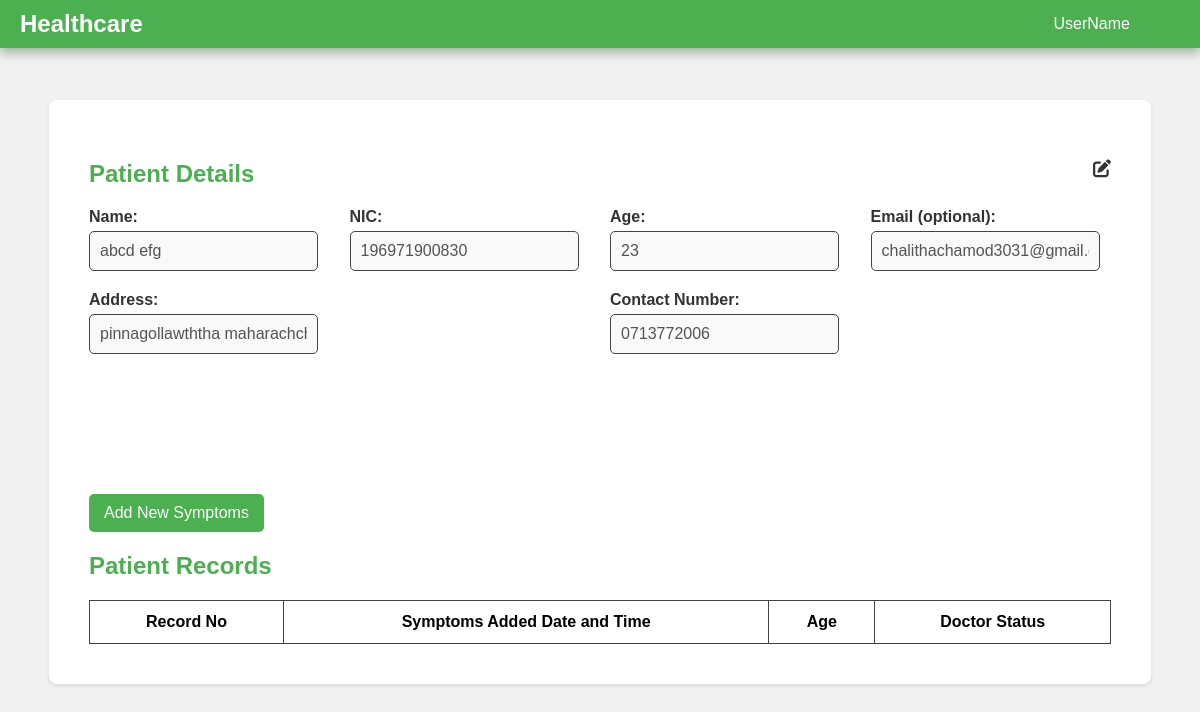
Before: /reception/profile-view.php?p_id=2 with the older database file.
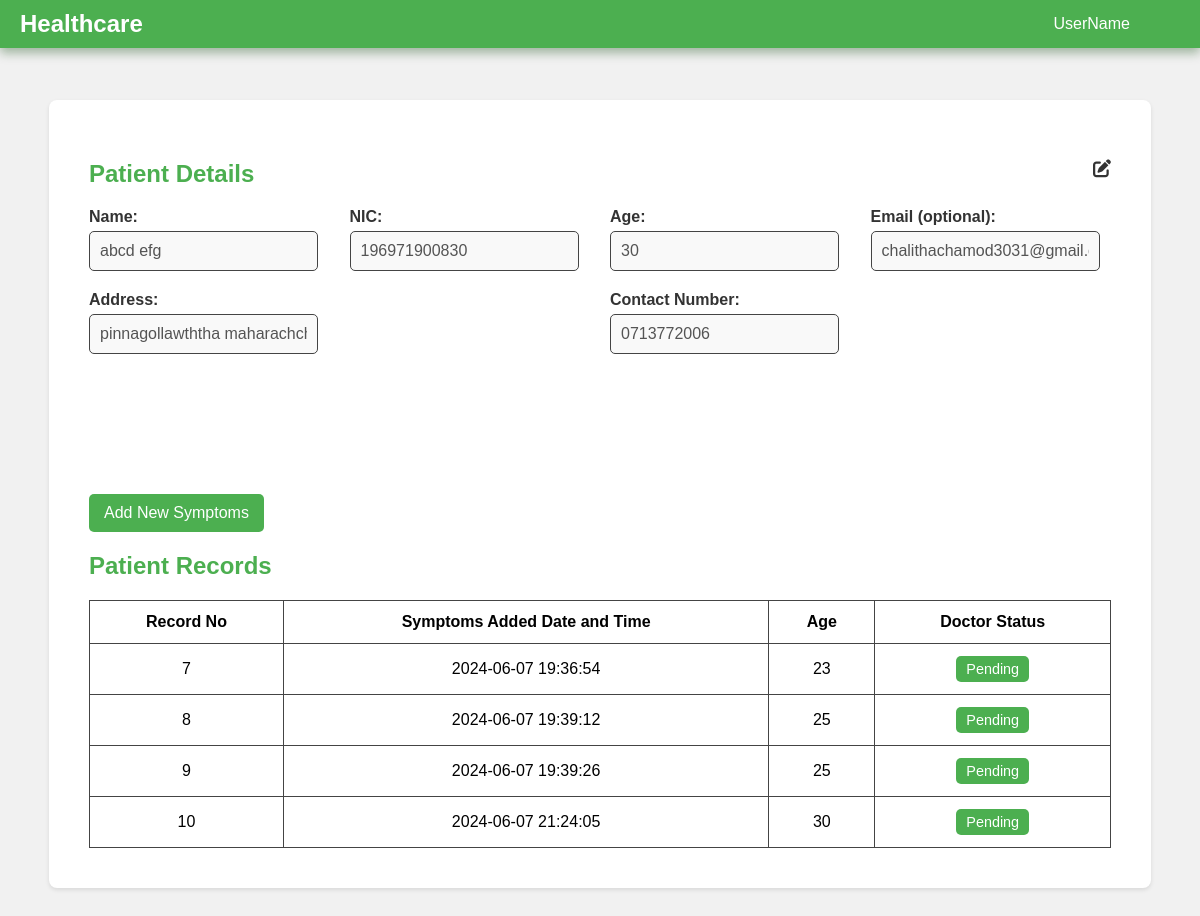
After: the same page with the newer database file.
### tables this page shows
CREATE TABLE IF NOT EXISTS `registered_patients` (
  `p_id` int NOT NULL AUTO_INCREMENT,
  `name` varchar(50) DEFAULT NULL,
  `mobile` varchar(12) DEFAULT NULL,
  `email` varchar(50) DEFAULT NULL,
  `id_num` varchar(20) DEFAULT NULL,
  `address` text,
  `age` int DEFAULT NULL,
  `register_date` datetime DEFAULT NULL,
  `reception_id` varchar(50) DEFAULT NULL,
  PRIMARY KEY (`p_id`),
  KEY `FK_register_patients_register_reception` (`reception_id`),
  CONSTRAINT `FK_register_patients_register_reception` FOREIGN KEY (`reception_id`) REFERENCES `registered_reception` (`id_num`)
);

CREATE TABLE IF NOT EXISTS `patients_details` (
  `id` int NOT NULL AUTO_INCREMENT,
  `patients_id` int DEFAULT NULL,
  `reception_id` varchar(50) DEFAULT NULL,
  `symptoms` text,
  `Prescriptions` text,
  `doctor_id` varchar(50) DEFAULT NULL,
  `age` int DEFAULT NULL,
  `symptoms_date` datetime DEFAULT NULL,
  PRIMARY KEY (`id`),
  KEY `FK_patients_details_register_patients` (`patients_id`),
  KEY `FK_patients_details_register_reception` (`reception_id`),
  KEY `FK_patients_details_registered_doctor` (`doctor_id`),
  CONSTRAINT `FK_patients_details_register_patients` FOREIGN KEY (`patients_id`) REFERENCES `registered_patients` (`p_id`),
  CONSTRAINT `FK_patients_details_register_reception` FOREIGN KEY (`reception_id`) REFERENCES `registered_reception` (`id_num`),
  CONSTRAINT `FK_patients_details_registered_doctor` FOREIGN KEY (`doctor_id`) REFERENCES `registered_doctor` (`id_num`)
);

### connection.php (called while the page is built, shortened)
<?php
class Database
{
    public static $connection;
    public static function SetUpConnection()
    {
        if (!isset(Database::$connection)) {
            Database::$connection = new mysqli("localhost", "root", "Chalithac*#3031", "healthcare", "3306");
        }
    }
    public static function search($q)
    {
        return Database::$connection->query($q);
    }
}

### reception/profile-view.php (the view, shortened to what this page needs)
<?php
require_once "../connection.php";
$patient_id = $_GET["p_id"];
?>
<!DOCTYPE html>
<html lang="en">
<head>
    <link rel="stylesheet" href="../assets/css/common.css">
    <link rel="stylesheet" href="../assets/css/header.css">
    <link rel="stylesheet" href="../assets/css/profile-view.css">
    <link rel="stylesheet" href="https://cdnjs.cloudflare.com/ajax/libs/font-awesome/6.5.2/css/all.min.css" />
</head>
<body>
    <header class="header">
        <div class="logo">Healthcare</div>
        <div class="header-username">UserName</div>
    </header>
    <div class="container">
        <div class="profile-details">
            <div class="detail-heading">
                <h2>Patient Details</h2>
                <i class="fa-solid fa-pen-to-square"></i>
            </div>
            <?php
            $patientResultSet = Database::search("SELECT * FROM `registered_patients` WHERE `p_id` = '" . $patient_id . "'");
            $patientCount = $patientResultSet->num_rows;
            if ($patientCount == 1) {
                $patientResult = $patientResultSet->fetch_assoc();
            ?>
                <div class="form-row">
                    <div class="form-group">
                        <label>Name:</label>
                        <input class="profile-inputs" type="text" id="name" name="name" value="<?php echo $patientResult["name"]; ?>" disabled required>
                    </div>
                    <div class="form-group">
                        <label>NIC:</label>
                        <input class="profile-inputs" type="text" id="nic" name="nic" value="<?php echo $patientResult["id_num"]; ?>" disabled required>
                    </div>
                    <div class="form-group">
                        <label>Age:</label>
                        <input class="profile-inputs" type="number" id="age" name="age" value="<?php echo $patientResult["age"]; ?>" disabled required>
                    </div>
                    <div class="form-group">
                        <label>Email (optional):</label>
                        <input class="profile-inputs" type="email" id="email" name="email" value="<?php echo $patientResult["email"]; ?>" disabled>
                    </div>
                    <div class="form-group">
                        <label>Address:</label>
                        <input class="profile-inputs" type="text" id="address" name="address" value="<?php echo $patientResult["address"]; ?>" disabled required>
                    </div>
                    <div class="form-group">
                        <label>Contact Number:</label>
                        <input class="profile-inputs" type="text" id="contact" name="contact" value="<?php echo $patientResult["mobile"]; ?>" disabled required>
                    </div>
                </div>
            <?php
            }
            ?>
        </div>
        <div class="symptoms-table-container">
            <button onclick="showPopup('add-symptoms-popup')" class="add-symptoms-btn">Add New Symptoms</button>
            <h2>Patient Records</h2>
            <table id="symptomsTable">
                <thead>
                    <tr>
                        <th>Record No</th>
                        <th>Symptoms Added Date and Time</th>
                        <th>Age</th>
                        <th>Doctor Status</th>
                    </tr>
                </thead>
                <tbody>
                <?php
        $patientDetailsResultSet = Database::search("SELECT * FROM `patients_details` WHERE `patients_id` = '" . $patient_id . "'");
        $patientDetailsCount = $patientDetailsResultSet->num_rows;
        if ($patientDetailsCount > 0) {
            while ($patientDetailsResult = $patientDetailsResultSet->fetch_assoc()) {
                $recordId = $patientDetailsResult["id"];
        ?>
                <tr onclick="showPopup('details-popup-<?php echo $recordId; ?>')">
                    <td><?php echo $recordId; ?></td>
                    <td><?php echo $patientDetailsResult["symptoms_date"]; ?></td>
                    <td><?php echo $patientDetailsResult["age"]; ?></td>
                    <?php if (empty($patientDetailsResult["Prescriptions"])) { ?>
                        <td><button class="status-btn pending">Pending</button></td>
                    <?php } else { ?>
                        <td><button class="status-btn checked">Checked</button></td>
                    <?php } ?>
                </tr>
        <?php
            }
        }
        ?>
                </tbody>
            </table>
        </div>
    </div>
</body>
</html>

### assets/css/common.css (style rules this page uses)
:root { --base-color: #4CAF50; --second-base-color: #388E3C; --dark-gray: #333333; --medium-gray: #444444; --error-color: #FF4136; }
* { margin: 0%; padding: 0%; box-sizing: border-box; font-family: Arial, sans-serif; }

### assets/css/header.css (style rules this page uses)
header { display: flex; justify-content: space-between; align-items: center; background-color: var(--base-color); padding: 10px 20px; color: white; position: fixed; left: 0%; top: 0%; width: 100%; box-shadow: 0px 5px 10px rgba(4, 65, 0, 0.349); }
header .logo { font-size: 1.5em; font-weight: bold; cursor: pointer; }
.header-username { margin-right: 50px; }

### assets/css/profile-view.css (style rules this page uses)
body { font-family: Arial, sans-serif; background-color: #f1f1f1; margin: 0; padding: 20px; }
.container { max-width: 95%; margin: 80px auto; background-color: #fff; padding: 20px; border-radius: 8px; box-shadow: 0 2px 4px rgba(0, 0, 0, 0.1); }
.profile-details { margin-top: 20px; padding: 20px; display: flex; flex-direction: column; border-radius: 10px; }
.detail-heading { width: 100%; display: flex; justify-content: space-between; }
.profile-details h2 { color: var(--base-color); margin-bottom: 20px; width: 100%; }
.fa-pen-to-square { font-size: 18px; color: var(--dark-gray); cursor: pointer; }
.profile-details .form-row { display: flex; flex-wrap: wrap; justify-content: space-between; gap: 20px; margin-bottom: 20px; }
.profile-details .form-group { flex: 1; min-width: 200px; }
.profile-details label { display: block; margin-bottom: 5px; color: var(--dark-gray); font-weight: bold; }
.profile-inputs { max-width: 400px; display: block; padding: 10px; font-size: 1em; border: 1px solid var(--medium-gray); border-radius: 5px; background-color: #f9f9f9; }
.symptoms-table-container { margin-top: 80px; padding: 20px; }
.symptoms-table-container h2 { color: var(--base-color); margin-bottom: 20px; }
.add-symptoms-btn { margin-bottom: 20px; padding: 10px 15px; background-color: var(--base-color); border: none; border-radius: 5px; color: #FFFFFF; font-size: 1em; cursor: pointer; transition: background-color 0.3s; }
table { width: 100%; border-collapse: collapse; }
#symptomsTable th, #symptomsTable td { text-align: center; }
th, td { padding: 12px 15px; border: 1px solid var(--medium-gray); text-align: left; }
tbody tr { cursor: pointer; }
.status-btn { padding: 5px 10px; border: none; border-radius: 5px; font-size: 0.9em; cursor: pointer; }
.status-btn.pending { background-color: var(--base-color); color: white; }

Changed rows visible on the page:
changed registered_patients "abcd efg": age "23" → "30"
added patients_details: id "7", symptoms_date "2024-06-07 19:36:54", age "23", Prescriptions "Pending"
added patients_details: id "8", symptoms_date "2024-06-07 19:39:12", age "25", Prescriptions "Pending"
added patients_details: id "9", symptoms_date "2024-06-07 19:39:26", age "25", Prescriptions "Pending"
added patients_details: id "10", symptoms_date "2024-06-07 21:24:05", age "30", Prescriptions "Pending"
